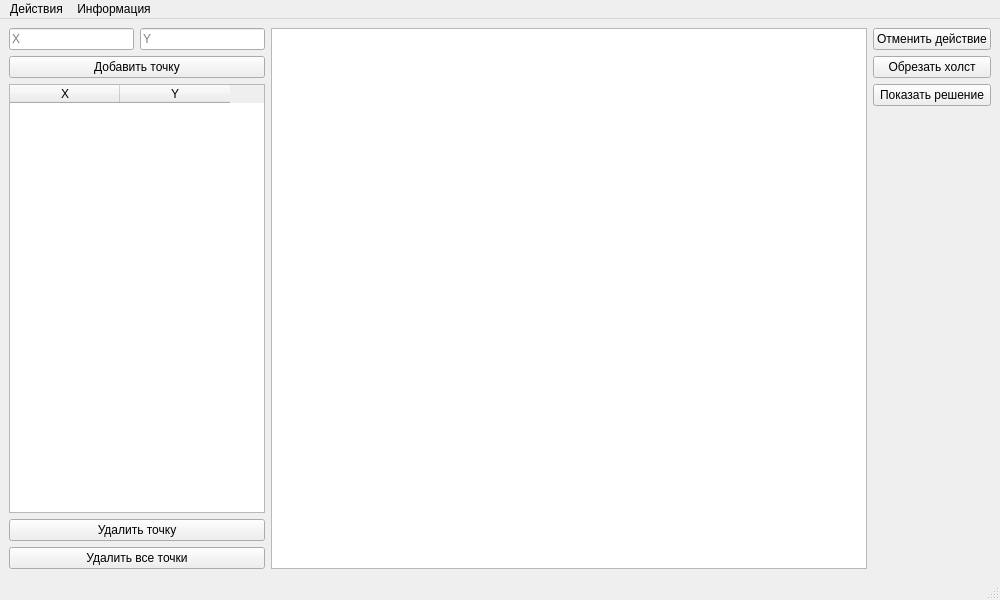
<?xml version="1.0" encoding="UTF-8"?>
<ui version="4.0">
 <class>MainWindow</class>
 <widget class="QMainWindow" name="MainWindow">
  <property name="geometry">
   <rect>
    <x>0</x>
    <y>0</y>
    <width>1000</width>
    <height>600</height>
   </rect>
  </property>
  <property name="minimumSize">
   <size>
    <width>1000</width>
    <height>600</height>
   </size>
  </property>
  <property name="windowTitle">
   <string>КГ Лабораторная работа №1</string>
  </property>
  <property name="autoFillBackground">
   <bool>false</bool>
  </property>
  <widget class="QWidget" name="centralwidget">
   <layout class="QHBoxLayout" name="horizontalLayout_2">
    <item>
     <layout class="QVBoxLayout" name="verticalLayout">
      <item>
       <layout class="QHBoxLayout" name="horizontalLayout">
        <item>
         <widget class="QLineEdit" name="inputX">
          <property name="sizePolicy">
           <sizepolicy hsizetype="Minimum" vsizetype="Fixed">
            <horstretch>0</horstretch>
            <verstretch>0</verstretch>
           </sizepolicy>
          </property>
          <property name="placeholderText">
           <string>X</string>
          </property>
         </widget>
        </item>
        <item>
         <widget class="QLineEdit" name="inputY">
          <property name="sizePolicy">
           <sizepolicy hsizetype="Minimum" vsizetype="Fixed">
            <horstretch>0</horstretch>
            <verstretch>0</verstretch>
           </sizepolicy>
          </property>
          <property name="placeholderText">
           <string>Y</string>
          </property>
         </widget>
        </item>
       </layout>
      </item>
      <item>
       <widget class="QPushButton" name="addPointButton">
        <property name="sizePolicy">
         <sizepolicy hsizetype="Minimum" vsizetype="Fixed">
          <horstretch>0</horstretch>
          <verstretch>0</verstretch>
         </sizepolicy>
        </property>
        <property name="text">
         <string>Добавить точку</string>
        </property>
       </widget>
      </item>
      <item>
       <widget class="QTableWidget" name="pointsTable">
        <property name="sizePolicy">
         <sizepolicy hsizetype="Minimum" vsizetype="Expanding">
          <horstretch>0</horstretch>
          <verstretch>0</verstretch>
         </sizepolicy>
        </property>
        <property name="editTriggers">
         <set>QAbstractItemView::NoEditTriggers</set>
        </property>
        <property name="selectionMode">
         <enum>QAbstractItemView::SingleSelection</enum>
        </property>
        <property name="selectionBehavior">
         <enum>QAbstractItemView::SelectRows</enum>
        </property>
        <attribute name="horizontalHeaderDefaultSectionSize">
         <number>110</number>
        </attribute>
        <column>
         <property name="text">
          <string>X</string>
         </property>
        </column>
        <column>
         <property name="text">
          <string>Y</string>
         </property>
        </column>
       </widget>
      </item>
      <item>
       <widget class="QPushButton" name="deletePointButton">
        <property name="text">
         <string>Удалить точку</string>
        </property>
       </widget>
      </item>
      <item>
       <widget class="QPushButton" name="deleteAllButton">
        <property name="text">
         <string>Удалить все точки</string>
        </property>
       </widget>
      </item>
     </layout>
    </item>
    <item>
     <widget class="QGraphicsView" name="canvas">
      <property name="sizePolicy">
       <sizepolicy hsizetype="Expanding" vsizetype="Expanding">
        <horstretch>0</horstretch>
        <verstretch>0</verstretch>
       </sizepolicy>
      </property>
      <property name="cursor" stdset="0">
       <cursorShape>CrossCursor</cursorShape>
      </property>
      <property name="verticalScrollBarPolicy">
       <enum>Qt::ScrollBarAlwaysOff</enum>
      </property>
      <property name="horizontalScrollBarPolicy">
       <enum>Qt::ScrollBarAlwaysOff</enum>
      </property>
     </widget>
    </item>
    <item>
     <layout class="QVBoxLayout" name="verticalLayout_2">
      <item>
       <widget class="QPushButton" name="cancelButton">
        <property name="sizePolicy">
         <sizepolicy hsizetype="Minimum" vsizetype="Fixed">
          <horstretch>0</horstretch>
          <verstretch>0</verstretch>
         </sizepolicy>
        </property>
        <property name="text">
         <string>Отменить действие</string>
        </property>
       </widget>
      </item>
      <item>
       <widget class="QPushButton" name="cutCanvasButton">
        <property name="text">
         <string>Обрезать холст</string>
        </property>
       </widget>
      </item>
      <item>
       <widget class="QPushButton" name="showSolutionButton">
        <property name="text">
         <string>Показать решение</string>
        </property>
       </widget>
      </item>
      <item>
       <spacer name="verticalSpacer">
        <property name="orientation">
         <enum>Qt::Vertical</enum>
        </property>
        <property name="sizeHint" stdset="0">
         <size>
          <width>20</width>
          <height>40</height>
         </size>
        </property>
       </spacer>
      </item>
     </layout>
    </item>
   </layout>
  </widget>
  <widget class="QMenuBar" name="menubar">
   <property name="geometry">
    <rect>
     <x>0</x>
     <y>0</y>
     <width>1000</width>
     <height>24</height>
    </rect>
   </property>
   <widget class="QMenu" name="menu">
    <property name="title">
     <string>Действия</string>
    </property>
    <widget class="QMenu" name="menu_3">
     <property name="title">
      <string>Расширенные</string>
     </property>
     <widget class="QMenu" name="menu_4">
      <property name="title">
       <string>Дополнительные</string>
      </property>
      <widget class="QMenu" name="menu_5">
       <property name="title">
        <string>Параметры</string>
       </property>
       <widget class="QMenu" name="menu_6">
        <property name="title">
         <string>Профессиональные</string>
        </property>
        <widget class="QMenu" name="menu_7">
         <property name="title">
          <string>Возможности</string>
         </property>
         <widget class="QMenu" name="menu1">
          <property name="title">
           <string>1</string>
          </property>
          <widget class="QMenu" name="menu2">
           <property name="title">
            <string>2</string>
           </property>
           <addaction name="action_6"/>
          </widget>
          <addaction name="menu2"/>
         </widget>
         <addaction name="menu1"/>
        </widget>
        <addaction name="menu_7"/>
       </widget>
       <addaction name="menu_6"/>
      </widget>
      <addaction name="menu_5"/>
     </widget>
     <addaction name="menu_4"/>
    </widget>
    <addaction name="menu_3"/>
    <addaction name="separator"/>
    <addaction name="exitAction"/>
   </widget>
   <widget class="QMenu" name="menu_2">
    <property name="title">
     <string>Информация</string>
    </property>
    <addaction name="programInfoAction"/>
    <addaction name="authorInfoAction"/>
   </widget>
   <addaction name="menu"/>
   <addaction name="menu_2"/>
  </widget>
  <widget class="QStatusBar" name="statusbar"/>
  <action name="exitAction">
   <property name="text">
    <string>Выход</string>
   </property>
  </action>
  <action name="programInfoAction">
   <property name="text">
    <string>О программе</string>
   </property>
  </action>
  <action name="authorInfoAction">
   <property name="text">
    <string>Об авторе</string>
   </property>
  </action>
  <action name="action_6">
   <property name="text">
    <string>мрлиыаорм</string>
   </property>
  </action>
 </widget>
 <resources/>
 <connections/>
</ui>
